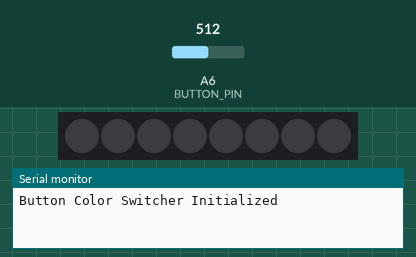
Recording of a sketch running on a simulated Arduino Nano, built with avr-gcc and run on an emulated ATmega328P. Shown: 8 RGB LEDs in strip order, left to right, the last lines printed to the serial monitor. The inputs (shaded band) are chosen by the test bench; at power-on: A6 (BUTTON_PIN) = 512. Dim RGB values are drawn brighter than linear.

Above: at 1.2 s.
1.3 s: A6 (BUTTON_PIN) set to 707
2.8 s: A6 (BUTTON_PIN) set to 740
At 3.4 s:
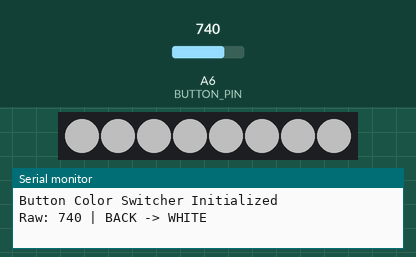
4.3 s: A6 (BUTTON_PIN) set to 761
5.8 s: A6 (BUTTON_PIN) set to 787
At 6.9 s:
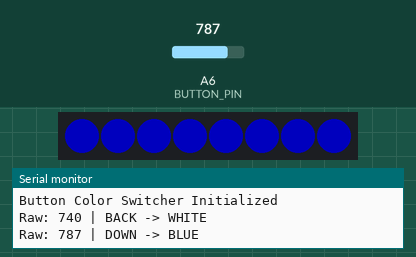
7.3 s: A6 (BUTTON_PIN) set to 735
At 8.7 s:
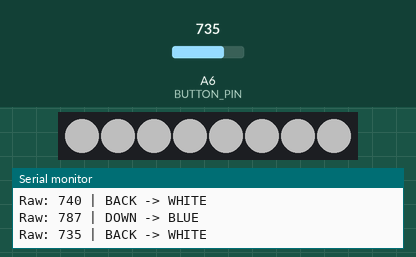
Timing chart, 0 to 9.9 s (numbered marks = the images above; inputs shaded):
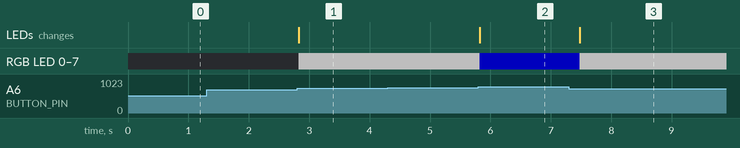

Measured:
- the behaviour switches between 724 and 725 on A6 (BUTTON_PIN) (found by bisection; images 0 and 1)
- the behaviour switches between 779 and 780 on A6 (BUTTON_PIN) (found by bisection; images 1 and 2)
- after the input at 1.3 s, every drawn part: stays the same
- after the input at 2.8 s, RGB LED 0–7: off → RGB(80, 80, 80) at once; the LEDs: change at once (image 1)
- after the input at 4.3 s, every drawn part: stays the same
- after the input at 5.8 s, RGB LED 0–7: RGB(80, 80, 80) → RGB(0, 0, 80) at once; the LEDs: change at once (image 2)
- after the input at 7.3 s, RGB LED 0–7: RGB(0, 0, 80) → RGB(80, 80, 80) after 0.18 s; the LEDs: change after 0.18 s (image 3)

The sketch:

Practical_13.ino
```cpp
#include <Adafruit_NeoPixel.h>

#define LED_PIN     11
#define NUM_LEDS    8
#define BUTTON_PIN  A6

Adafruit_NeoPixel strip(NUM_LEDS, LED_PIN, NEO_GRB + NEO_KHZ800);

// Calibrated Ranges (Aapke Board ka Exact Data)
#define BTN_SELECT_MIN 920
#define BTN_SELECT_MAX 945
#define BTN_UP_MIN     845
#define BTN_UP_MAX     865
#define BTN_DOWN_MIN   780
#define BTN_DOWN_MAX   800
#define BTN_BACK_MIN   725
#define BTN_BACK_MAX   745

void setColor(byte r, byte g, byte b) {
  for (int i = 0; i < NUM_LEDS; i++) {
    strip.setPixelColor(i, strip.Color(r, g, b));
  }
  strip.show();
}

void setup() {
  Serial.begin(9600);
  strip.begin();
  strip.setBrightness(80);
  strip.clear();
  strip.show();
  Serial.println(F("Button Color Switcher Initialized"));
}

void loop() {
  int val = analogRead(BUTTON_PIN);

  // 1. SELECT (931 - 932) -> RED
  if (val >= BTN_SELECT_MIN && val <= BTN_SELECT_MAX) {
    Serial.print(F("Raw: "));
    Serial.print(val);
    Serial.println(F(" | SELECT -> RED"));

    setColor(255, 0, 0);

    while (analogRead(BUTTON_PIN) >= BTN_SELECT_MIN && analogRead(BUTTON_PIN) <= BTN_SELECT_MAX);
    delay(150);
  }

  // 2. UP (853 - 855) -> GREEN
  else if (val >= BTN_UP_MIN && val <= BTN_UP_MAX) {
    Serial.print(F("Raw: "));
    Serial.print(val);
    Serial.println(F(" | UP -> GREEN"));

    setColor(0, 255, 0);

    while (analogRead(BUTTON_PIN) >= BTN_UP_MIN && analogRead(BUTTON_PIN) <= BTN_UP_MAX);
    delay(150);
  }

  // 3. DOWN (789 - 790) -> BLUE
  else if (val >= BTN_DOWN_MIN && val <= BTN_DOWN_MAX) {
    Serial.print(F("Raw: "));
    Serial.print(val);
    Serial.println(F(" | DOWN -> BLUE"));

    setColor(0, 0, 255);

    while (analogRead(BUTTON_PIN) >= BTN_DOWN_MIN && analogRead(BUTTON_PIN) <= BTN_DOWN_MAX);
    delay(150);
  }

  // 4. BACK (733 - 734) -> WHITE
  else if (val >= BTN_BACK_MIN && val <= BTN_BACK_MAX) {
    Serial.print(F("Raw: "));
    Serial.print(val);
    Serial.println(F(" | BACK -> WHITE"));

    setColor(255, 255, 255);

    while (analogRead(BUTTON_PIN) >= BTN_BACK_MIN && analogRead(BUTTON_PIN) <= BTN_BACK_MAX);
    delay(150);
  }
}
```
